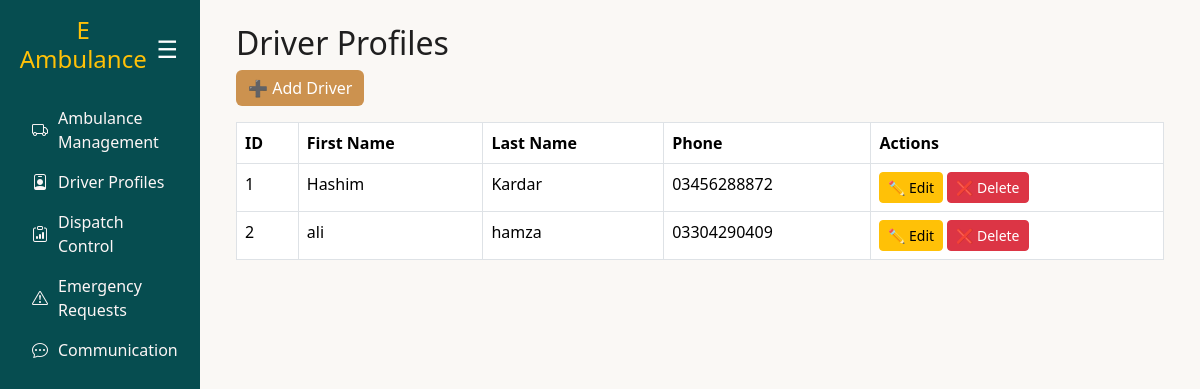
Before: /drivers/ with the older database file.
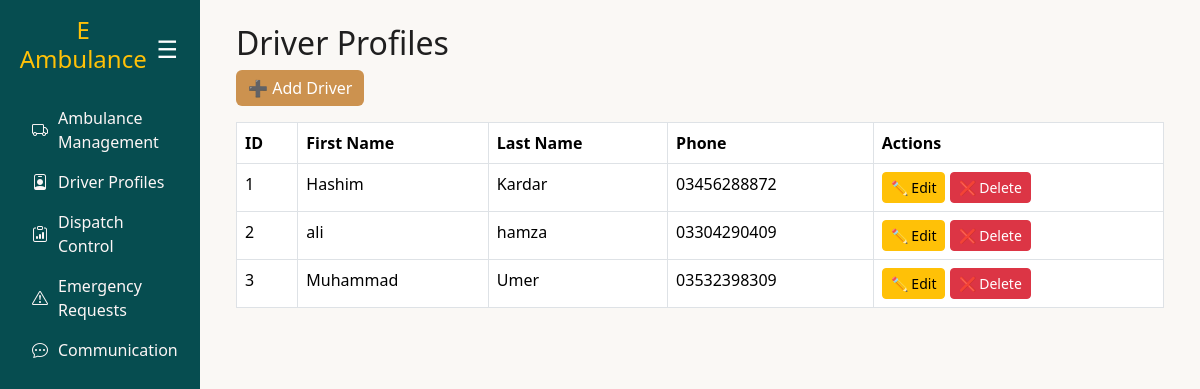
After: the same page with the newer database file.
### ambulance/models.py (models this page shows, shortened)
class Driver(models.Model):
    driverid = models.AutoField(primary_key=True)
    firstname = models.CharField(max_length=100)
    lastname = models.CharField(max_length=100)
    phonenumber = models.CharField(max_length=15)

### ambulance/views.py (the view)
# urls.py: path("drivers/", views.driver_list, name="driver_list"),
def driver_list(request):
    drivers = Driver.objects.all()
    return render(request, "driver_list.html", {"drivers": drivers})

### ambulance/templates/driver_list.html
{% extends "base.html" %}
{% block content %}
<div class="container">
    <h2>Driver Profiles</h2>
    <a href="{% url 'driver_create' %}" class="btn btn-primary mb-3" style="background-color:#cc924f; color:white; border:none;">➕ Add Driver</a>
    <table class="table table-bordered">
        <thead>
            <tr>
                <th>ID</th>
                <th>First Name</th>
                <th>Last Name</th>
                <th>Phone</th>
                <th>Actions</th>
            </tr>
        </thead>
        <tbody>
            {% for driver in drivers %}
            <tr>
                <td>{{ driver.driverid }}</td>
                <td>{{ driver.firstname }}</td>
                <td>{{ driver.lastname }}</td>
                <td>{{ driver.phonenumber }}</td>
                <td>
                    <a href="{% url 'driver_update' driver.pk %}" class="btn btn-warning btn-sm">✏ Edit</a>
                    <a href="{% url 'driver_delete' driver.pk %}" class="btn btn-danger btn-sm">❌ Delete</a>
                </td>
            </tr>
            {% empty %}
            <tr><td colspan="5" class="text-center">No drivers found.</td></tr>
            {% endfor %}
        </tbody>
    </table>
</div>
{% endblock %}

Changed rows visible on the page:
added Driver: driverid "3", firstname "Muhammad", lastname "Umer", phonenumber "03532398309"
